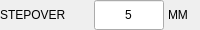
          <widget class="QWidget" name="widget_stepover" native="true">
           <property name="minimumSize">
            <size>
             <width>0</width>
             <height>30</height>
            </size>
           </property>
           <property name="maximumSize">
            <size>
             <width>16777215</width>
             <height>30</height>
            </size>
           </property>
           <layout class="QHBoxLayout" name="horizontalLayout_2">
            <property name="spacing">
             <number>4</number>
            </property>
            <property name="leftMargin">
             <number>0</number>
            </property>
            <property name="topMargin">
             <number>0</number>
            </property>
            <property name="rightMargin">
             <number>0</number>
            </property>
            <property name="bottomMargin">
             <number>0</number>
            </property>
            <item>
             <widget class="QLabel" name="lbl_stepover">
              <property name="minimumSize">
               <size>
                <width>90</width>
                <height>0</height>
               </size>
              </property>
              <property name="maximumSize">
               <size>
                <width>90</width>
                <height>16777215</height>
               </size>
              </property>
              <property name="text">
               <string>STEPOVER</string>
              </property>
             </widget>
            </item>
            <item>
             <widget class="QLineEdit" name="lineEdit_stepover">
              <property name="sizePolicy">
               <sizepolicy hsizetype="Preferred" vsizetype="Preferred">
                <horstretch>0</horstretch>
                <verstretch>0</verstretch>
               </sizepolicy>
              </property>
              <property name="minimumSize">
               <size>
                <width>70</width>
                <height>30</height>
               </size>
              </property>
              <property name="maximumSize">
               <size>
                <width>70</width>
                <height>30</height>
               </size>
              </property>
              <property name="text">
               <string>5</string>
              </property>
              <property name="maxLength">
               <number>4</number>
              </property>
              <property name="alignment">
               <set>Qt::AlignCenter</set>
              </property>
             </widget>
            </item>
            <item>
             <widget class="QLabel" name="lbl_stepover_unit">
              <property name="text">
               <string>MM</string>
              </property>
             </widget>
            </item>
           </layout>
          </widget>
